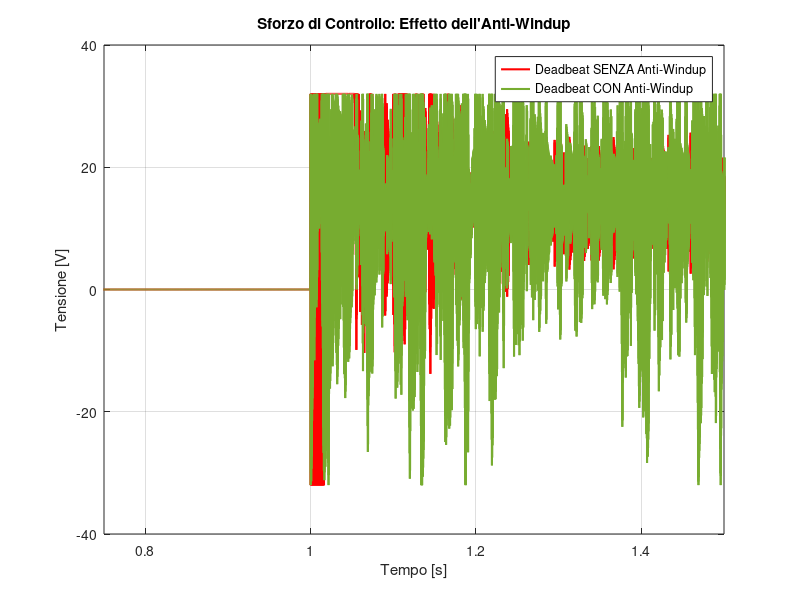
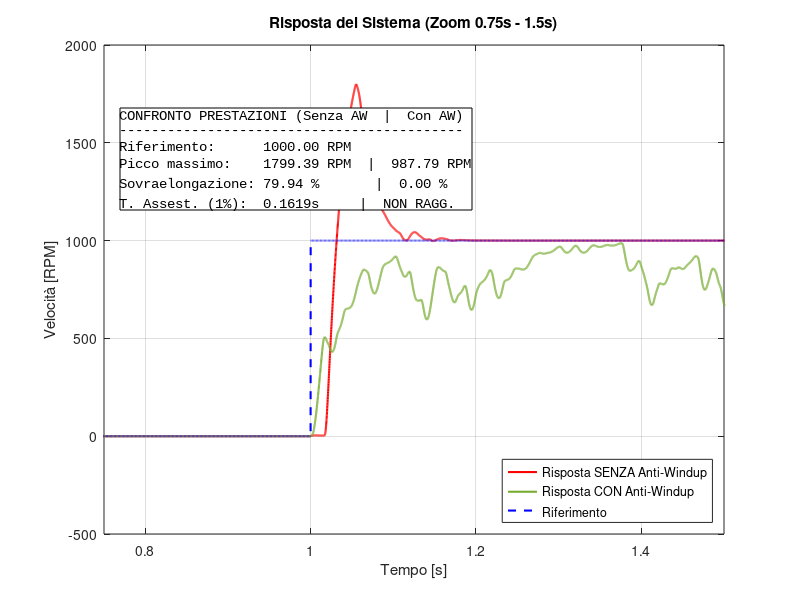

MATLAB code to generate these figures, in order:
% Pulizia ambiente di lavoro e chiusura figure
clear; clc; close all;

%% 1. Caricamento e preparazione dei dati
% --- Dati SENZA Anti-Windup ---
data_sforzo   = load('sforzo_deadbeat_senza_antiwindup.mat');
data_speed    = load('speed_deadbeat_senza_antiwindup.mat');

% --- Dati CON Anti-Windup ---
data_sforzo_aw = load('sforzo_deadbeat_antiwindup.mat');
data_speed_aw  = load('speed_deadbeat_antiwindup.mat');

% --- Dati Riferimento ---
data_setpoint = load('setpoint.mat');

% Estrazione automatica dei vettori dai file (Senza AW)
fields_sforzo = fieldnames(data_sforzo);
sforzo = data_sforzo.(fields_sforzo{1});

fields_speed = fieldnames(data_speed);
speed_rads = data_speed.(fields_speed{1});

% Estrazione automatica dei vettori dai file (Con AW)
fields_sforzo_aw = fieldnames(data_sforzo_aw);
sforzo_aw = data_sforzo_aw.(fields_sforzo_aw{1});

fields_speed_aw = fieldnames(data_speed_aw);
speed_rads_aw = data_speed_aw.(fields_speed_aw{1});

% Estrazione Setpoint
fields_setpoint = fieldnames(data_setpoint);
setpoint = data_setpoint.(fields_setpoint{1});

% --- CONVERSIONE RAD/S -> RPM ---
speed_rpm = speed_rads * (30 / pi);
speed_rpm_aw = speed_rads_aw * (30 / pi);

% --- CREAZIONE VETTORE TEMPO CORRETTO ---
t = linspace(0, 5, 50001)'; 

%% 2. Calcolo delle Metriche di Performance
valore_regime = setpoint(end); 
tolleranza = 0.01; 
banda_sup = valore_regime * (1 + tolleranza);
banda_inf = valore_regime * (1 - tolleranza);

% --- METRICHE SENZA ANTI-WINDUP ---
picco_max = max(speed_rpm);
if picco_max > valore_regime
    sovr_perc = ((picco_max - valore_regime) / valore_regime) * 100;
else
    sovr_perc = 0; 
end

indici_fuori_banda = find(speed_rpm > banda_sup | speed_rpm < banda_inf);
if isempty(indici_fuori_banda)
    ta = 0; 
elseif indici_fuori_banda(end) == length(t)
    ta = NaN; 
else
    ta = t(indici_fuori_banda(end) + 1);
end

ta = ta - 1;

% --- METRICHE CON ANTI-WINDUP ---
picco_max_aw = max(speed_rpm_aw);
if picco_max_aw > valore_regime
    sovr_perc_aw = ((picco_max_aw - valore_regime) / valore_regime) * 100;
else
    sovr_perc_aw = 0; 
end

indici_fuori_banda_aw = find(speed_rpm_aw > banda_sup | speed_rpm_aw < banda_inf);
if isempty(indici_fuori_banda_aw)
    ta_aw = 0; 
elseif indici_fuori_banda_aw(end) == length(t)
    ta_aw = NaN; 
else
    ta_aw = t(indici_fuori_banda_aw(end) + 1);
end

ta_aw = ta_aw -1;
%% 3. Plot dello Sforzo di Controllo (Confronto)
figure('Name', 'Sforzo di Controllo', 'NumberTitle', 'off');
% Traccia linea Senza AW (Rossa)
plot(t, sforzo, 'r', 'LineWidth', 1.5); 
hold on;
% Traccia linea Con AW (Verde)
plot(t, sforzo_aw, 'Color', '#77AC30', 'LineWidth', 1.5); 
grid on;
xlim([0.75 1.5]); % Zoom temporale richiesto
title('Sforzo di Controllo: Effetto dell''Anti-Windup');
xlabel('Tempo [s]');
ylabel('Tensione [V]');
legend('Deadbeat SENZA Anti-Windup', 'Deadbeat CON Anti-Windup', 'Location', 'best');

%% 4. Plot della Risposta (Speed) con Textbox Doppio
figure('Name', 'Risposta del Sistema', 'NumberTitle', 'off');
% Traccia linea Senza AW (Rossa)
plot(t, speed_rpm, 'r', 'LineWidth', 1.5);
hold on;
% Traccia linea Con AW (Verde)
plot(t, speed_rpm_aw, 'Color', '#77AC30', 'LineWidth', 1.5);
% Traccia Setpoint (Blu tratteggiata)
plot(t, setpoint, 'b--', 'LineWidth', 1.5);
grid on;
xlim([0.75 1.5]); % Zoom temporale richiesto
title('Risposta del Sistema (Zoom 0.75s - 1.5s)');
xlabel('Tempo [s]');
ylabel('Velocità [RPM]');
legend('Risposta SENZA Anti-Windup', 'Risposta CON Anti-Windup', 'Riferimento', 'Location', 'southeast');

% --- CREAZIONE DEL RIQUADRO TESTUALE (TEXTBOX) ---
if isnan(ta)
    ta_str = 'NON RAGG.';
else
    ta_str = sprintf('%.4fs', ta);
end

if isnan(ta_aw)
    ta_str_aw = 'NON RAGG.';
else
    ta_str_aw = sprintf('%.4fs', ta_aw);
end

% Array di stringhe formattato per il confronto diretto
testo_prestazioni = {
    'CONFRONTO PRESTAZIONI (Senza AW  |  Con AW)'
    '-------------------------------------------'
    sprintf('Riferimento:      %.2f RPM', valore_regime)
    sprintf('Picco massimo:    %.2f RPM  |  %.2f RPM', picco_max, picco_max_aw)
    sprintf('Sovraelongazione: %.2f %%       |  %.2f %%', sovr_perc, sovr_perc_aw)
    sprintf('T. Assest. (1%%):  %s     |  %s', ta_str, ta_str_aw)
};

% Inserimento del box nel grafico (ho allargato la larghezza a 0.45 per farci stare tutto)
annotation('textbox', [0.15 0.65 0.45 0.22], ... 
    'String', testo_prestazioni, ...
    'EdgeColor', 'black', ...
    'BackgroundColor', 'white', ...
    'FitBoxToText', 'on', ...
    'FontSize', 10, ...
    'FontName', 'Courier New');
